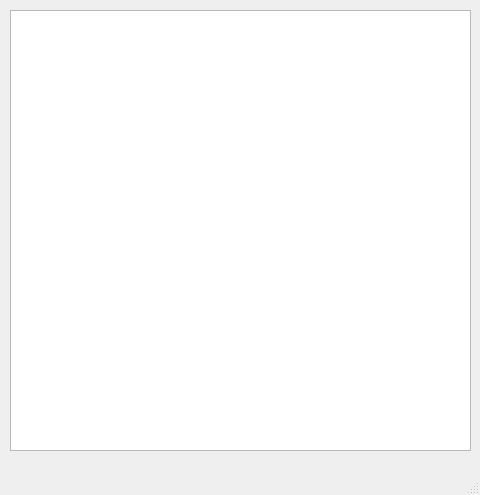
<?xml version="1.0" encoding="UTF-8"?>
<ui version="4.0">
 <class>MainWindow</class>
 <widget class="QMainWindow" name="MainWindow">
  <property name="geometry">
   <rect>
    <x>0</x>
    <y>0</y>
    <width>480</width>
    <height>495</height>
   </rect>
  </property>
  <property name="windowTitle">
   <string>MainWindow</string>
  </property>
  <widget class="QWidget" name="centralwidget">
   <widget class="QPlainTextEdit" name="plainTextEdit">
    <property name="geometry">
     <rect>
      <x>10</x>
      <y>10</y>
      <width>461</width>
      <height>441</height>
     </rect>
    </property>
   </widget>
  </widget>
  <widget class="QMenuBar" name="menubar">
   <property name="geometry">
    <rect>
     <x>0</x>
     <y>0</y>
     <width>480</width>
     <height>21</height>
    </rect>
   </property>
  </widget>
  <widget class="QStatusBar" name="statusbar"/>
 </widget>
 <resources/>
 <connections/>
</ui>
